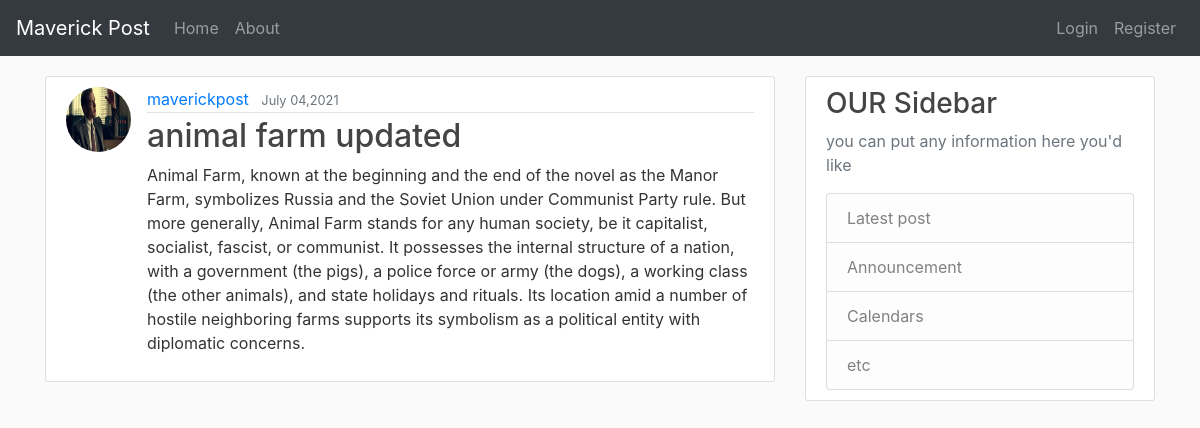
The app's page /post/1/ with its own data.
### blog/models.py (models this page shows, shortened)
class Post(models.Model):
    title = models.CharField(max_length=100)
    content = models.TextField()
    date_posted = models.DateTimeField(default=timezone.now)
    author = models.ForeignKey(User,on_delete=models.CASCADE)

### users/models.py (models this page shows, shortened)
class Profile(models.Model):
    user = models.OneToOneField(User, on_delete=models.CASCADE)
    image = models.ImageField(default='default.jpg',upload_to='profile_pics')

### blog/views.py (the view)
# urls.py: path('post/<int:pk>/', PostDetailView.as_view(),name='post-detail' ),
class PostDetailView(DetailView):
    model = Post

### blog/templates/blog/post_detail.html (shortened to what this page needs)
{% extends 'blog/base.html' %}
{% block content %}
    <article class='media content-section'>
        <img class="rounded-circle article-img" src="{{ object.author.profile.image.url }}">
            <div class="media-body">
            <div class='article-metadata'>
                <a class='mr-2' href='#'>{{ object.author }}</a>
                <small class='text-muted'>{{ object.date_posted|date:'F d,Y' }}</small>
            </div>
            <h2><a class='article-title' href="{% url 'post-detail' post.id %}">{{ object.title }}</a></h2>
            <p class='article-content'>{{ object.content }}</p>
        </div>
    </article>
{% endblock content %}

### blog/static/blog/main.css (style rules this page uses)
body { background: #fafafa; color: #333333; }
h1, h2, h3, h4, h5, h6 { color: #444444; }
.content-section { background: #ffffff; padding: 10px 20px; border: 1px solid #dddddd; border-radius: 3px; margin-bottom: 20px; }
.article-title { color: #444444; }
.article-content { white-space: pre-line; }
.article-img { height: 65px; width: 65px; margin-right: 16px; }
.article-metadata { padding-bottom: 1px; margin-bottom: 4px; border-bottom: 1px solid #e3e3e3 }

### records on screen
Post: author.profile.image (picture), author "maverickpost", date_posted "July 04,2021", title "animal farm updated", content "Animal Farm, known at the beginning and the end of the novel as the Manor Farm, symbolizes Russia and the Soviet Union under Communist Party rule. But more generally, Animal Farm stands for any human society, be it capitalist, socialist, fascist, or communist. It possesses the internal structure of a nation, with a government (the pigs), a police force or army (the dogs), a working class (the other animals), and state holidays and rituals. Its location amid a number of hostile neighboring farms supports its symbolism as a political entity with diplomatic concerns."
